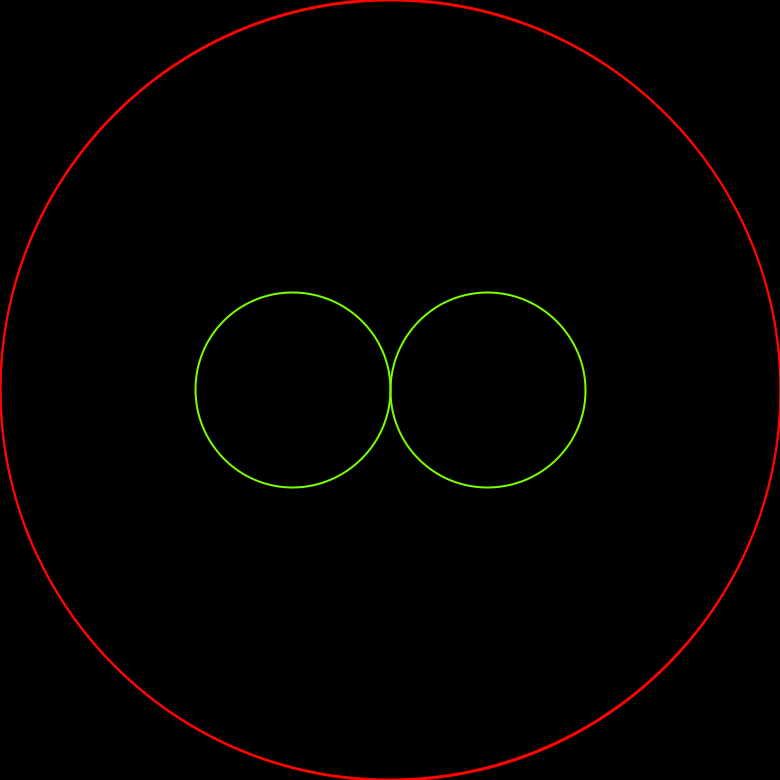
Frame 1 (no input)
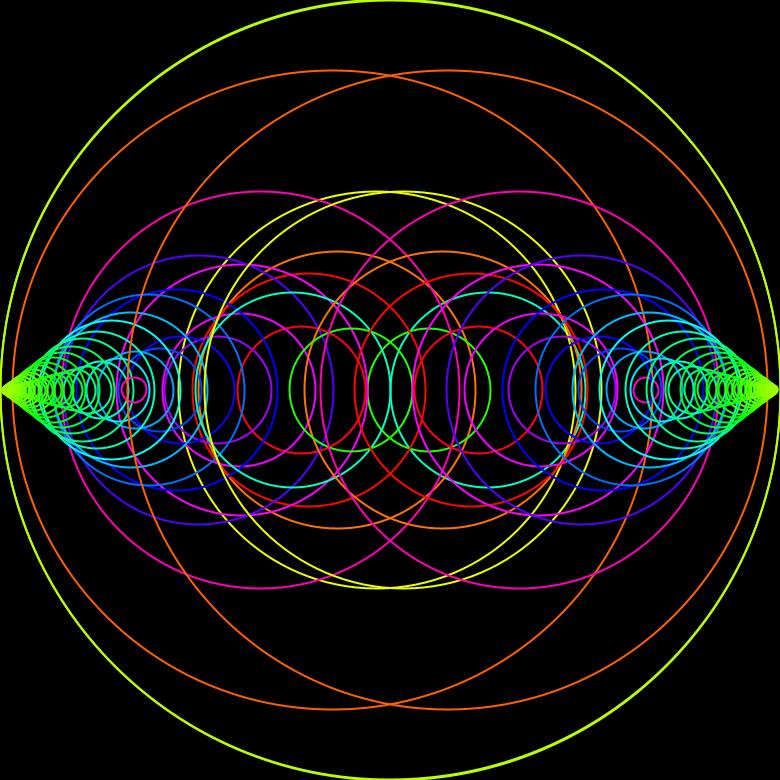
Frame 60 (the mouse pressed at the canvas centre just before this capture)
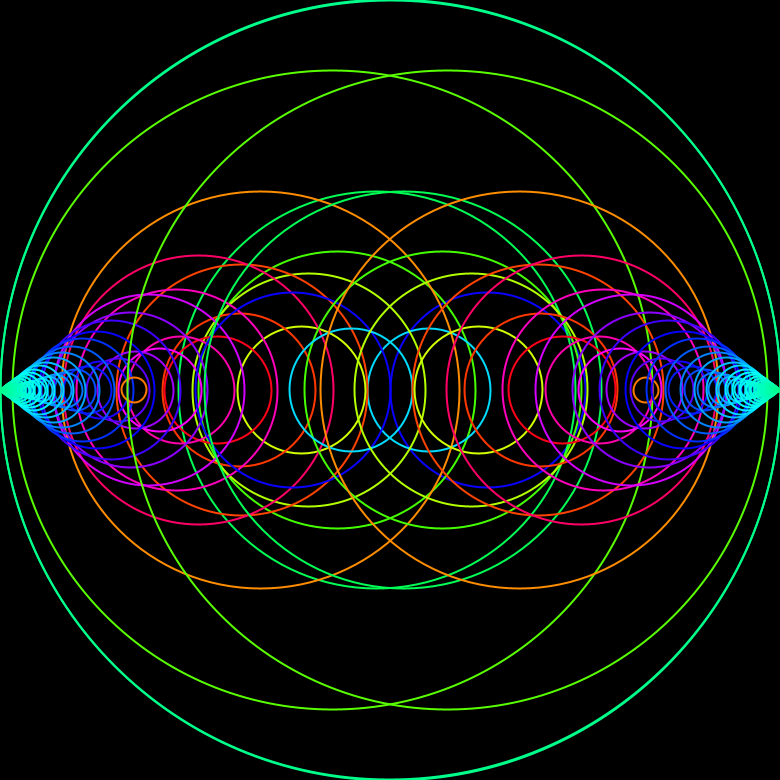
Frame 120 (the mouse held since frame 60 and released just before this capture)

The Processing sketch that drew these frames (run headless with seeded random() and noise(); from frame 60 on, the mouse is pressed at the canvas centre):

// Processing sketch: main
// ── main.pde
WeirdFractal weirdFractal;

void setup()
{
  surface.setTitle("Weird Fractal");
  surface.setResizable(false);
  surface.setLocation(displayWidth / 3, floor(0.1 * displayHeight));

  weirdFractal = new WeirdFractal();

  size(780, 780);
  colorMode(HSB, 255, 255, 255);
}

void draw()
{
  background(0);

  weirdFractal.generate();
  weirdFractal.show();
}

// ── Circle.pde
class Circle
{

  private PVector position;
  private float radius;

  /* Constructor definition */
  public Circle(PVector position, float radius)
  {
    this.position = position;
    this.radius = radius;
  }

  /* Function definition */
  public void show()
  {
    pushMatrix();
    translate(this.position.x, this.position.y);
    
    circle(0, 0, 2 * this.radius);
    popMatrix();
  }
}

// ── WeirdFractal.pde
class WeirdFractal //<>//
{

  private int currentNumber;

  private PVector currentInterval;
  private float currentMiddle;
  private ArrayList<PVector> sequence;
  private ArrayList<Circle> weirdCircles;

  private float factor;
  private float delta;
  private float deltaHue;

  /* Constructor definition */
  public WeirdFractal()
  {
    this.currentNumber = 0;

    this.beginSequence();
    this.constructHorror();

    this.factor = 0.5f;
    this.delta = 0.9f;
    this.deltaHue = 0f;
  }

  /* Function definition */
  private void beginSequence()
  {
    this.sequence = new ArrayList<PVector>();

    var start = 0;
    var end = width;
    this.currentInterval = new PVector(start, end);
    this.sequence.add(currentInterval);
  }

  private void constructHorror()
  {
    this.weirdCircles = new ArrayList<Circle>();

    var currentInterval = this.sequence.get(this.currentNumber);
    this.currentMiddle = (currentInterval.x + currentInterval.y) / 2;
    var position = new PVector(this.currentMiddle, 0);
    var radius = (currentInterval.y - currentInterval.x) / 2;

    this.weirdCircles.add(new Circle(position, radius));
  }

  public void generate()
  {
    var isNumberEven = (this.currentNumber % 2 == 0);
    var commonFactor = (this.currentInterval.x + this.currentInterval.y);

    var randomPick = (isNumberEven ? this.factor : this.factor / 2) * commonFactor;
    var nextInterval = this.pickNextInterval(randomPick);
    this.currentInterval = nextInterval;
    this.sequence.add(nextInterval);

    this.currentMiddle = (nextInterval.x + nextInterval.y) / 2;
    var position = new PVector(this.currentMiddle, 0);
    var radius = (nextInterval.y - nextInterval.x) / 2;
    this.weirdCircles.add(new Circle(position, radius));

    this.currentNumber++;
    this.deltaHue += this.delta;
  }

  private PVector pickNextInterval(float randomPick)
  {
    var start = 0f;
    var end = start;
    var commonTerm = (this.currentMiddle + this.currentInterval.y);

    if (randomPick < this.currentMiddle)
    {
      start = this.currentInterval.x + randomPick;
      end = (commonTerm + randomPick) / 2;
    } else
    {
      start = this.currentInterval.y - randomPick;
      end = commonTerm / 2;
    }

    return new PVector(start, end);
  }

  public void show()
  {
    pushMatrix();
    translate(0, height / 2);

    this.renderWeirdCircles();
    popMatrix();

    pushMatrix();
    translate(width, height / 2);
    rotate(PI);

    this.renderWeirdCircles();
    popMatrix();
  }

  private void renderWeirdCircles()
  {
    noFill();
    strokeWeight(2);

    if (this.weirdCircles != null && this.weirdCircles.size() != 0)
    {
      var originRadius = this.weirdCircles.get(0).radius;
      for (var weirdCircle : this.weirdCircles)
      {
        var distanceFromOrigin = abs(weirdCircle.position.x);
        var hue = map(distanceFromOrigin, 0, originRadius, 0, 255);
        stroke((hue + this.deltaHue) % 255, 255, 255);

        weirdCircle.show();
      }
    }
  }
}
